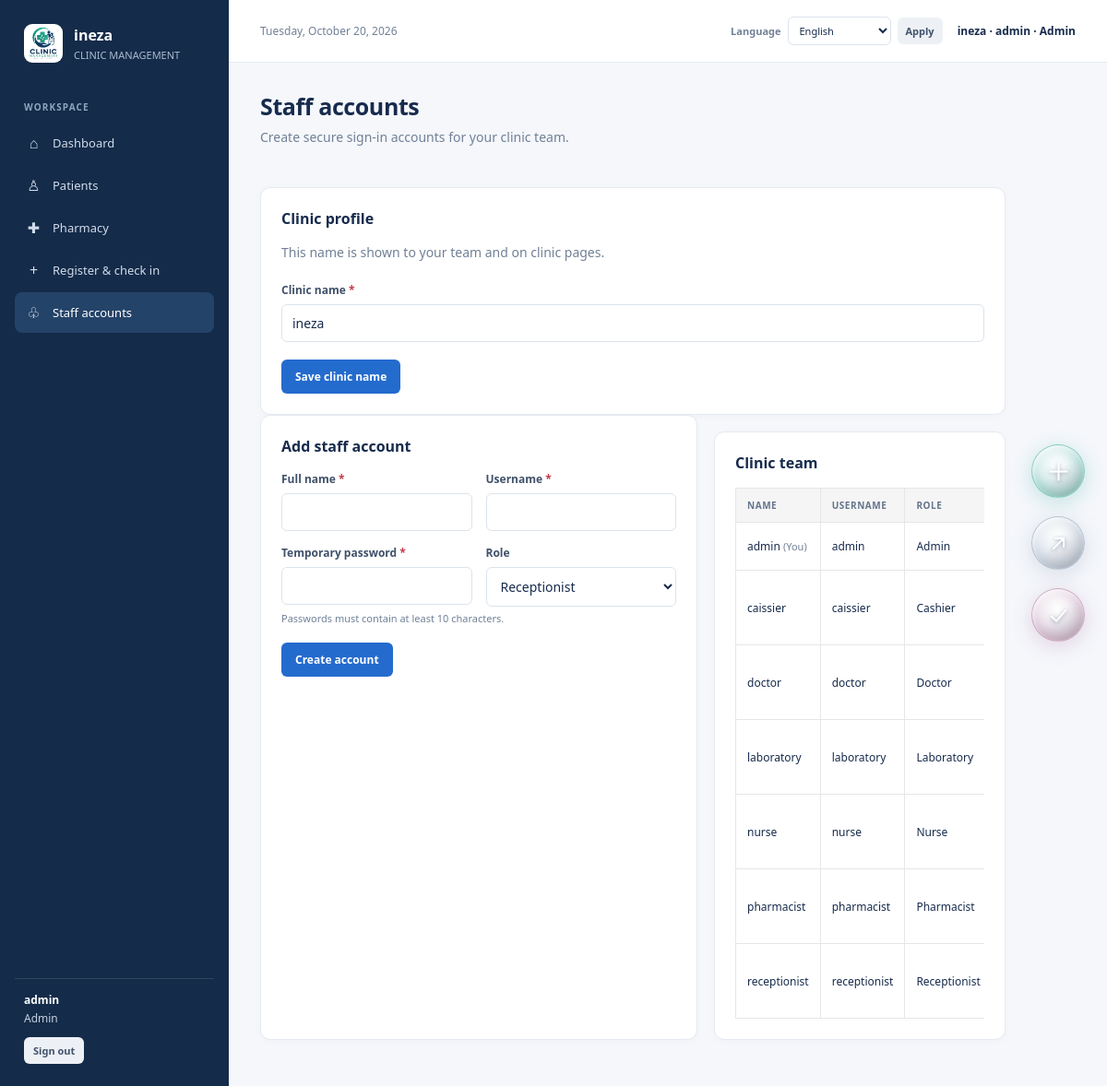
Screenshot of /?page=staff (signed in) with the database file from the repository.
### tables this page shows
CREATE TABLE `clinics` (
  `id` bigint(20) UNSIGNED NOT NULL,
  `name` varchar(150) NOT NULL,
  `slug` varchar(100) NOT NULL,
  `active` tinyint(1) NOT NULL DEFAULT 1,
  `created_at` timestamp NOT NULL DEFAULT current_timestamp()
);

CREATE TABLE `users` (
  `id` bigint(20) UNSIGNED NOT NULL,
  `clinic_id` bigint(20) UNSIGNED NOT NULL,
  `full_name` varchar(150) NOT NULL,
  `username` varchar(80) NOT NULL,
  `password_hash` varchar(255) NOT NULL,
  `role` enum('Admin','Receptionist','Nurse','Doctor','Laboratory','Pharmacist','Cashier') NOT NULL DEFAULT 'Receptionist',
  `active` tinyint(1) NOT NULL DEFAULT 1,
  `created_at` timestamp NOT NULL DEFAULT current_timestamp()
);

### index.php (called while the page is built, shortened)
<?php
require __DIR__ . '/app/bootstrap.php';
require __DIR__ . '/views/layout.php';

### app/bootstrap.php (called while the page is built, shortened)
<?php
require_once __DIR__ . '/helpers.php';
require_once __DIR__ . '/translations.php';
$language = $_SESSION['language'] ?? 'en';
require_once __DIR__ . '/actions.php';
try {
    $pdo = db();
    $userCount = (int)$pdo->query('SELECT COUNT(*) FROM users')->fetchColumn();
} catch (Throwable $e) {
    http_response_code(503);
    echo translateHtml('<!doctype html><html><head><meta charset="utf-8"><meta name="viewport" content="width=device-width, initial-scale=1"><meta name="theme-color" content="#142b49"><title>Database setup required · Clinic Management</title><link rel="icon" type="image/png" href="assets/Designer.png"><link rel="stylesheet" href="assets/css/style.css"></head><body><main class="login-page"><section class="login-art"><div class="brand"><img class="brand-logo" src="assets/Designer.png" alt="Clinic Management logo"><div><strong>Clinic Management</strong><small>PEOPLE · CARE · EFFICIENCY</small></div></div><h1>Clinic care, connected.</h1><p>A clear view of every patient visit, from check-in to follow-up.</p></section><section class="login-side"><div class="login-box"><h2>Database setup required</h2><p class="subheading">Start MySQL in XAMPP, import <strong>schema.sql</strong> and the required database migrations using phpMyAdmin, then check the settings in <strong>config.php</strong>.</p><div class="notice error">' . h($e->getMessage()) . '</div></div></section></main></body></html>');
    exit;
}
$user = currentUser();
$requestedPage = (string)($_GET['page'] ?? 'dashboard');
if (!$user) {
    $page = $userCount === 0 ? 'setup' : (in_array($requestedPage, ['register_clinic'], true) ? $requestedPage : 'login');
} else {
    $stmt = $pdo->prepare('SELECT id, name, slug FROM clinics WHERE id=? AND active=1');
    $stmt->execute([(int)($user['clinic_id'] ?? 0)]);
    $clinic = $stmt->fetch();
}

### views/pages/staff.php (the view, shortened to what this page needs)
<?php
if ($page === 'staff' && $user['role'] === 'Admin') {
                $stmt = $pdo->prepare('SELECT id, full_name, username, role, active, created_at FROM users WHERE clinic_id=? ORDER BY full_name');
                $stmt->execute([currentClinicId()]);
                $staff = $stmt->fetchAll();
                ?>
                <div class="page-head"><div><h1>Staff accounts</h1><p class="subheading">Create secure sign-in accounts for your clinic team.</p></div></div>
                <section class="card"><h2>Clinic profile</h2><p class="subheading">This name is shown to your team and on clinic pages.</p><div class="actions"><button class="btn btn-primary">Save clinic name</button></div></form></section>
                <div class="grid-2"><section class="card"><h2>Add staff account</h2><div class="form-grid"></div><span class="hint">Passwords must contain at least 10 characters.</span><div class="actions"><button class="btn btn-primary">Create account</button></div></form></section>
                    <section class="card"><h2>Clinic team</h2><div class="table-wrap"><table><thead><tr><th>Name</th><th>Username</th><th>Role</th><th>Status</th><th>Actions</th></tr></thead><tbody><?php foreach ($staff as $member): ?><tr>
                        <td><?= h($member['full_name']) ?><?= (int)$member['id'] === (int)$user['id'] ? ' <span class="person-meta">(You)</span>' : '' ?></td>
                        <td><?= h($member['username']) ?></td><td><?= h($member['role']) ?></td>
                        <td>
                        <?php if ((int)$member['id'] !== (int)$user['id']): ?><form method="post" class="staff-delete-form" data-confirm="Delete this staff account? Existing clinical records will be kept, but will no longer show this staff member as their author.">
                            <input type="hidden" name="csrf" value="<?= h($_SESSION['csrf']) ?>"><input type="hidden" name="action" value="staff_delete"><input type="hidden" name="staff_id" value="<?= (int)$member['id'] ?>">
                            <button class="btn btn-danger btn-small">Delete</button>
                        </form><?php endif; ?></td></tr><?php endforeach; ?></tbody></table></div></section></div>
                <?php
}
?>

### views/layout.php (shortened to what this page needs)
<?php
$nav = [
    ['dashboard', '⌂', 'Dashboard'], ['patients', '♙', 'Patients'],
    ['pharmacy', '✚', 'Pharmacy'],
];
if (in_array(($user['role'] ?? ''), ['Admin', 'Receptionist'], true)) {
    $nav[] = ['register', '+', 'Register & check in'];
}
if (($user['role'] ?? '') === 'Admin') {
    $nav[] = ['staff', '♧', 'Staff accounts'];
}
?>
<!doctype html>
<html lang="<?= h($language) ?>">
<head><link rel="stylesheet" href="assets/css/style.css"></head>
<body><div class="layout">
    <aside class="sidebar">
        <div class="brand"><img class="brand-logo" src="assets/Designer.png" alt=""><div><strong><?= h($clinic['name']) ?></strong><small>CLINIC MANAGEMENT</small></div></div>
        <div class="nav-label">Workspace</div><nav>
            <?php foreach ($nav as [$key, $icon, $label]): ?><a class="nav-link<?= $page === $key ? ' active' : '' ?>" href="?page=<?= h($key) ?>"><span class="nav-icon"><?= h($icon) ?></span><?= h($label) ?></a><?php endforeach; ?>
        </nav>
        <div class="sidebar-bottom"><strong><?= h($user['full_name']) ?></strong><?= h($user['role']) ?><form method="post" style="margin:0"><button class="btn btn-light btn-small" style="margin-top:12px">Sign out</button></form></div>
    </aside>
    <main class="main">
        <header class="topbar"><span class="date"><?= h(localizedToday()) ?></span><div class="topbar-tools"><?php languageSelector($page, $page === 'visit' ? (int)($_GET['id'] ?? 0) : null); ?><span class="user-chip"><?= h($clinic['name']) ?> · <?= h($user['full_name']) ?> · <?= h($user['role']) ?></span></div></header>
        <div class="content">
            <?php
            $pageViews = [
                'dashboard' => 'dashboard',
                'patients' => 'patients',
                'visit' => 'visit',
                'pharmacy' => 'pharmacy',
                'receipt' => 'receipt',
                'prescription' => 'prescription',
            ];
            if (in_array(($user['role'] ?? ''), ['Admin', 'Receptionist'], true)) {
                $pageViews['register'] = 'register';
            }
            if ($page === 'staff' && $user['role'] === 'Admin') {
                $pageViews['staff'] = 'staff';
            }
            if (isset($pageViews[$page])) {
                require __DIR__ . '/pages/' . $pageViews[$page] . '.php';
            } else {
                require __DIR__ . '/pages/not-found.php';
            }
            ?>
        </div>
        <div class="button-stack" aria-label="Quick actions">
            <?php if (in_array(($user['role'] ?? ''), ['Admin', 'Receptionist'], true)): ?>
            <div class="btn-wrapper"><a class="orb-btn btn-teal" href="?page=register" aria-label="Create patient" title="Create patient"><svg viewBox="0 0 24 24" aria-hidden="true"><line x1="12" y1="4" x2="12" y2="20"></line><line x1="4" y1="12" x2="20" y2="12"></line></svg></a><span class="btn-label">Create</span></div>
            <?php endif; ?>
            <div class="btn-wrapper"><a class="orb-btn btn-silver" href="?page=export_patients" aria-label="Export patient list" title="Export patient list"><svg viewBox="0 0 24 24" aria-hidden="true"><path d="M7 17 L17 7 M17 7 L9 7 M17 7 L17 15"></path></svg></a><span class="btn-label">Export</span></div>
            <?php if (in_array(($user['role'] ?? ''), ['Admin', 'Receptionist'], true)): ?>
            <div class="btn-wrapper"><button class="orb-btn btn-mauve" type="button" aria-label="Confirm patient check-in" title="Confirm patient check-in" data-checkin-open><svg viewBox="0 0 24 24" aria-hidden="true"><path d="M5 13 L10 17.5 L19 7"></path></svg></button><span class="btn-label">Confirm</span></div>
            <?php endif; ?>
        </div>
    </main>
</div>
</body></html>

### rows the page displays
clinics: name "ineza"
users: full_name "admin", shows "(You)", username "admin", role "Admin"
users: full_name "caissier", username "caissier", role "Cashier"
users: full_name "doctor", username "doctor", role "Doctor"
users: full_name "laboratory", username "laboratory", role "Laboratory"
users: full_name "nurse", username "nurse", role "Nurse"
users: full_name "pharmacist", username "pharmacist", role "Pharmacist"
users: full_name "receptionist", username "receptionist", role "Receptionist"

### other values shown
$icon "⌂"
$label "Dashboard"
$icon "♙"
$label "Patients"
$icon "✚"
$label "Pharmacy"
$icon "+"
$label "Register & check in"
$icon "♧"
$label "Staff accounts"
$user['full_name'] "admin"
$user['role'] "Admin"
localizedToday() "Tuesday, October 20, 2026"
$label "Clinic name Full name Username Temporary password"
$label "Role"
